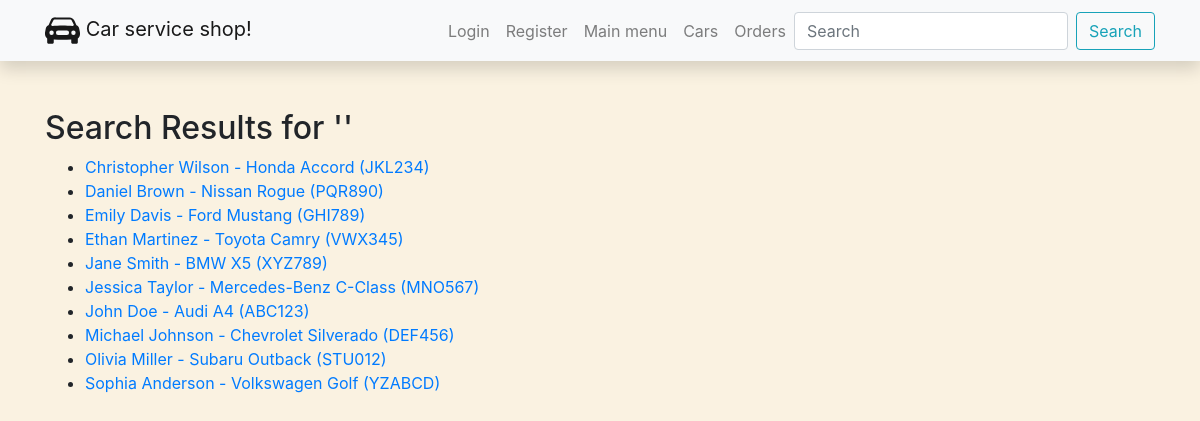
The app's page /car_service/search/ with its own data.
### car_service/models.py (models this page shows, shortened)
class Car(models.Model):
    license_plate = models.CharField('License plate', max_length=7)
    vin = models.CharField('VIN', max_length=17)
    client = models.CharField('Client', max_length=100)
    car_model = models.ForeignKey(CarModel, on_delete=models.SET_NULL, null=True)
    image = models.ImageField(upload_to='car_images/', null=True, blank=True)
    description = HTMLField()
    class Meta:
        ordering = ['client', 'car_model']

class CarModel(models.Model):
    brand = models.CharField('Brand', max_length=100)
    model = models.CharField('Model', max_length=100)
    year = models.IntegerField('Year')
    engine = models.CharField('Engine', max_length=100)
    class Meta:
        ordering = ['brand', 'model', ]

### car_service/views.py (the view)
# urls.py: path('search/', views.search_results, name='search_results'),
def search_results(request):
    query_text = request.GET.get("search_text", "")
    car_results = Car.objects.filter(
        Q(client__icontains=query_text) |
        Q(car_model__brand__icontains=query_text) |
        Q(car_model__model__icontains=query_text) |
        Q(license_plate__icontains=query_text) |
        Q(vin__icontains=query_text)
    )
    context = {
        "car_results": car_results,
        "query_text": query_text,
    }
    return render(request, "search_results.html", context=context)

### car_service/templates/search_results.html (shortened to what this page needs)
{% extends 'base.html' %}
{% block content %}
<h2>Search Results for '{{ query_text }}'</h2>
{% if car_results %}
<ul>
    {% for car in car_results %}
    <li>
        <a href="{% url 'car_detail' car.id %}">
            {{ car.client }} - {{ car.car_model.brand }} {{ car.car_model.model }} ({{ car.license_plate }})
        </a>
    </li>
    {% endfor %}
</ul>
{% else %}
<p>We didn't find anything... Please try again</p>
{% endif %}
{% endblock %}

### car_service/static/css/styles.css (style rules this page uses)
body { background-color: #faf2e1; }

### records on screen
Car: client "Christopher Wilson", car_model.brand "Honda", car_model.model "Accord", license_plate "JKL234"
Car: client "Daniel Brown", car_model.brand "Nissan", car_model.model "Rogue", license_plate "PQR890"
Car: client "Emily Davis", car_model.brand "Ford", car_model.model "Mustang", license_plate "GHI789"
Car: client "Ethan Martinez", car_model.brand "Toyota", car_model.model "Camry", license_plate "VWX345"
Car: client "Jane Smith", car_model.brand "BMW", car_model.model "X5", license_plate "XYZ789"
Car: client "Jessica Taylor", car_model.brand "Mercedes-Benz", car_model.model "C-Class", license_plate "MNO567"
Car: client "John Doe", car_model.brand "Audi", car_model.model "A4", license_plate "ABC123"
Car: client "Michael Johnson", car_model.brand "Chevrolet", car_model.model "Silverado", license_plate "DEF456"
Car: client "Olivia Miller", car_model.brand "Subaru", car_model.model "Outback", license_plate "STU012"
Car: client "Sophia Anderson", car_model.brand "Volkswagen", car_model.model "Golf", license_plate "YZABCD"
